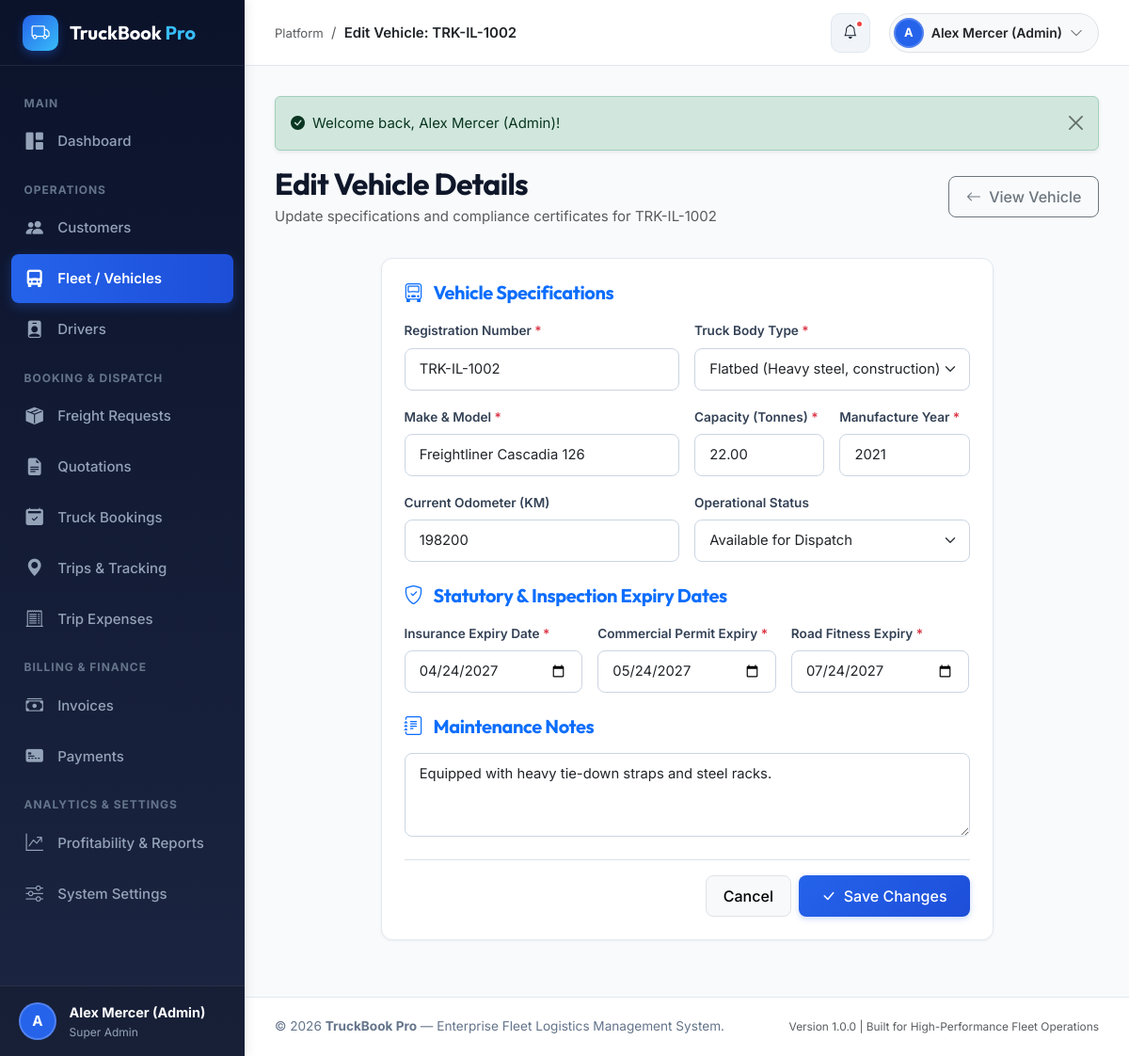
Screenshot of /modules/vehicles/edit.php?id=2 (signed in) with the database file from the repository.
### tables this page shows
CREATE TABLE `users` (
  `id` INT UNSIGNED AUTO_INCREMENT PRIMARY KEY,
  `role_id` INT UNSIGNED NOT NULL,
  `name` VARCHAR(100) NOT NULL,
  `email` VARCHAR(120) NOT NULL UNIQUE,
  `password_hash` VARCHAR(255) NOT NULL,
  `phone` VARCHAR(25) NULL,
  `status` ENUM('active', 'inactive', 'suspended') NOT NULL DEFAULT 'active',
  `avatar` VARCHAR(255) NULL,
  `last_login` DATETIME NULL,
  `created_at` DATETIME NOT NULL DEFAULT CURRENT_TIMESTAMP,
  `updated_at` DATETIME NOT NULL DEFAULT CURRENT_TIMESTAMP ON UPDATE CURRENT_TIMESTAMP,
  INDEX `idx_users_role` (`role_id`),
  INDEX `idx_users_email` (`email`),
  INDEX `idx_users_status` (`status`),
  CONSTRAINT `fk_users_role` FOREIGN KEY (`role_id`) REFERENCES `roles` (`id`) ON DELETE RESTRICT
);

CREATE TABLE `roles` (
  `id` INT UNSIGNED AUTO_INCREMENT PRIMARY KEY,
  `name` VARCHAR(50) NOT NULL,
  `slug` VARCHAR(50) NOT NULL UNIQUE,
  `description` TEXT NULL,
  `created_at` DATETIME NOT NULL DEFAULT CURRENT_TIMESTAMP
);

CREATE TABLE `vehicles` (
  `id` INT UNSIGNED AUTO_INCREMENT PRIMARY KEY,
  `registration_number` VARCHAR(30) NOT NULL UNIQUE,
  `truck_type` ENUM('flatbed', 'container', 'refrigerated', 'tanker', 'trailer', 'box_truck') NOT NULL,
  `model` VARCHAR(100) NOT NULL,
  `capacity_tonnes` DECIMAL(6,2) NOT NULL,
  `make_year` INT UNSIGNED NOT NULL,
  `insurance_expiry` DATE NOT NULL,
  `permit_expiry` DATE NOT NULL,
  `fitness_expiry` DATE NOT NULL,
  `current_odometer` INT UNSIGNED NOT NULL DEFAULT 0,
  `status` ENUM('available', 'on_trip', 'maintenance', 'inactive') NOT NULL DEFAULT 'available',
  `notes` TEXT NULL,
  `created_at` DATETIME NOT NULL DEFAULT CURRENT_TIMESTAMP,
  `updated_at` DATETIME NOT NULL DEFAULT CURRENT_TIMESTAMP ON UPDATE CURRENT_TIMESTAMP,
  INDEX `idx_vehicles_reg` (`registration_number`),
  INDEX `idx_vehicles_type` (`truck_type`),
  INDEX `idx_vehicles_status` (`status`)
);

### modules/vehicles/edit.php (the view, shortened to what the rows shown need)
<?php
require_once __DIR__ . '/../../includes/validation.php';
$pdo = getDbConnection();
$vehicleId = (int)($_GET['id'] ?? 0);
$stmt = $pdo->prepare("SELECT * FROM vehicles WHERE id = ?");
$stmt->execute([$vehicleId]);
$vehicle = $stmt->fetch();
$truckTypes = [
    'flatbed' => 'Flatbed (Heavy steel, construction)',
    'container' => 'Container Carrier (Standard ISO)',
    'refrigerated' => 'Refrigerated Reefer (Pharma, perishable food)',
    'tanker' => 'Liquid Tanker (Fuel, chemical)',
    'trailer' => 'Heavy Haul Trailer (>30T)',
    'box_truck' => 'Box Truck (City & retail distribution)'
];
require_once __DIR__ . '/../../includes/header.php';
?>
<div class="page-header">
    <div>
        <h2 class="fw-bold mb-1">Edit Vehicle Details</h2>
        <p class="text-muted mb-0">Update specifications and compliance certificates for <?= e($vehicle['registration_number']) ?></p>
    </div>
</div>
<div class="row justify-content-center">
    <div class="col-lg-9">
        <div class="content-card">
            <div class="content-card-body p-4">
                <form method="POST" action="edit.php?id=<?= $vehicleId ?>" class="needs-validation">
                    <div class="row g-3 mb-4">
                        <div class="col-md-6">
                            <label class="form-label">Registration Number <span class="text-danger">*</span></label>
                            <input type="text" name="registration_number" class="form-control text-uppercase"
                                   value="<?= e($vehicle['registration_number']) ?>" required>
                        </div>
                        <div class="col-md-6">
                            <label class="form-label">Truck Body Type <span class="text-danger">*</span></label>
                            <select name="truck_type" class="form-select" required>
                                <?php foreach ($truckTypes as $val => $lbl): ?>
                                    <option value="<?= $val ?>" <?= $vehicle['truck_type'] === $val ? 'selected' : '' ?>><?= $lbl ?></option>
                                <?php endforeach; ?>
                            </select>
                        </div>
                        <div class="col-md-6">
                            <label class="form-label">Make & Model <span class="text-danger">*</span></label>
                            <input type="text" name="model" class="form-control" value="<?= e($vehicle['model']) ?>" required>
                        </div>
                        <div class="col-md-3">
                            <label class="form-label">Capacity (Tonnes) <span class="text-danger">*</span></label>
                            <input type="number" step="0.1" name="capacity_tonnes" class="form-control"
                                   value="<?= e((string)$vehicle['capacity_tonnes']) ?>" required>
                        </div>
                        <div class="col-md-3">
                            <label class="form-label">Manufacture Year <span class="text-danger">*</span></label>
                            <input type="number" name="make_year" class="form-control"
                                   value="<?= e((string)$vehicle['make_year']) ?>" required>
                        </div>
                        <div class="col-md-6">
                            <label class="form-label">Current Odometer (KM)</label>
                            <input type="number" name="current_odometer" class="form-control"
                                   value="<?= e((string)$vehicle['current_odometer']) ?>" required>
                        </div>
                        <div class="col-md-6">
                            <label class="form-label">Operational Status</label>
                            <select name="status" class="form-select">
                                <option value="available" <?= $vehicle['status'] === 'available' ? 'selected' : '' ?>>Available for Dispatch</option>
                            </select>
                        </div>
                    </div>
                    <div class="row g-3 mb-4">
                        <div class="col-md-4">
                            <label class="form-label">Insurance Expiry Date <span class="text-danger">*</span></label>
                            <input type="date" name="insurance_expiry" class="form-control"
                                   value="<?= e($vehicle['insurance_expiry']) ?>" required>
                        </div>
                        <div class="col-md-4">
                            <label class="form-label">Commercial Permit Expiry <span class="text-danger">*</span></label>
                            <input type="date" name="permit_expiry" class="form-control"
                                   value="<?= e($vehicle['permit_expiry']) ?>" required>
                        </div>
                        <div class="col-md-4">
                            <label class="form-label">Road Fitness Expiry <span class="text-danger">*</span></label>
                            <input type="date" name="fitness_expiry" class="form-control"
                                   value="<?= e($vehicle['fitness_expiry']) ?>" required>
                        </div>
                    </div>
                    <div class="row g-3 mb-4">
                        <div class="col-12">
                            <textarea name="notes" class="form-control" rows="3"><?= e($vehicle['notes'] ?? '') ?></textarea>
                        </div>
                    </div>
                </form>
            </div>
        </div>
    </div>
</div>
<?php require_once __DIR__ . '/../../includes/footer.php'; ?>

### includes/sidebar.php (shortened to what the rows shown need)
<?php
$user = currentUser();
?>
<aside id="app-sidebar">
    <div class="sidebar-user">
        <div class="user-avatar-circle">
            <?= strtoupper(substr($user['name'] ?? 'U', 0, 1)) ?>
        </div>
        <div class="user-info text-truncate">
            <div class="fw-bold text-white text-truncate" style="font-size: 0.9rem;">
                <?= e($user['name'] ?? 'Guest') ?>
            </div>
            <div class="text-light" style="font-size: 0.75rem; color: #94a3b8 !important;">
                <?= e($user['role_name'] ?? 'Role') ?>
            </div>
        </div>
    </div>
</aside>

### includes/topbar.php (shortened to what the rows shown need)
<?php
require_once __DIR__ . '/../config/database.php';
?>
<header id="app-topbar">
    <div class="topbar-actions">
        <div class="dropdown">
            <button class="btn btn-light border d-flex align-items-center gap-2 p-1 pe-3 rounded-pill" type="button" data-bs-toggle="dropdown" aria-expanded="false">
                <div class="user-avatar-circle" style="width: 32px; height: 32px; font-size: 0.8rem;">
                    <?= strtoupper(substr($user['name'] ?? 'U', 0, 1)) ?>
                </div>
                <span class="topbar-user-name fw-semibold small text-dark"><?= e($user['name'] ?? 'Account') ?></span>
                <i class="bi bi-chevron-down small text-muted"></i>
            </button>
        </div>
    </div>
</header>

### rows the page displays
users: name "A", name "Alex Mercer (Admin)", role.name "Super Admin"
vehicles: registration_number "TRK-IL-1002", truck_type "Flatbed (Heavy steel, construction)", model "Freightliner Cascadia 126", capacity_tonnes "22.00", make_year "2021", current_odometer "198200", status "Available for Dispatch", insurance_expiry "04/24/2027", permit_expiry "05/24/2027", fitness_expiry "07/24/2027", notes "Equipped with heavy tie-down straps and steel racks."

### other values shown
$pageTitle "Edit Vehicle: TRK-IL-1002"
$text "Welcome back, Alex Mercer (Admin)!"
APP_NAME "TruckBook Pro"
APP_VERSION "1.0.0"
